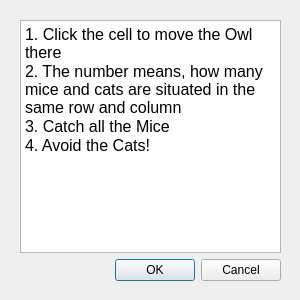
<?xml version="1.0" encoding="UTF-8"?>
<ui version="4.0">
 <class>HowToPlay</class>
 <widget class="QDialog" name="HowToPlay">
  <property name="geometry">
   <rect>
    <x>0</x>
    <y>0</y>
    <width>300</width>
    <height>300</height>
   </rect>
  </property>
  <property name="minimumSize">
   <size>
    <width>300</width>
    <height>300</height>
   </size>
  </property>
  <property name="maximumSize">
   <size>
    <width>300</width>
    <height>300</height>
   </size>
  </property>
  <property name="windowTitle">
   <string>Dialog</string>
  </property>
  <widget class="QWidget" name="">
   <property name="geometry">
    <rect>
     <x>20</x>
     <y>20</y>
     <width>261</width>
     <height>261</height>
    </rect>
   </property>
   <layout class="QVBoxLayout" name="verticalLayout">
    <item>
     <widget class="QTextBrowser" name="textBrowser">
      <property name="minimumSize">
       <size>
        <width>0</width>
        <height>0</height>
       </size>
      </property>
      <property name="maximumSize">
       <size>
        <width>16777215</width>
        <height>16777215</height>
       </size>
      </property>
      <property name="html">
       <string>&lt;!DOCTYPE HTML PUBLIC &quot;-//W3C//DTD HTML 4.0//EN&quot; &quot;http://www.w3.org/TR/REC-html40/strict.dtd&quot;&gt;
&lt;html&gt;&lt;head&gt;&lt;meta name=&quot;qrichtext&quot; content=&quot;1&quot; /&gt;&lt;style type=&quot;text/css&quot;&gt;
p, li { white-space: pre-wrap; }
&lt;/style&gt;&lt;/head&gt;&lt;body style=&quot; font-family:'Sans Serif'; font-size:10pt; font-weight:400; font-style:normal;&quot;&gt;
&lt;p style=&quot; margin-top:0px; margin-bottom:0px; margin-left:0px; margin-right:0px; -qt-block-indent:0; text-indent:0px;&quot;&gt;&lt;span style=&quot; font-size:12pt;&quot;&gt;1. Click the cell to move the Owl there&lt;/span&gt;&lt;/p&gt;
&lt;p style=&quot; margin-top:0px; margin-bottom:0px; margin-left:0px; margin-right:0px; -qt-block-indent:0; text-indent:0px;&quot;&gt;&lt;span style=&quot; font-size:12pt;&quot;&gt;2. The number means, how many mice and cats are situated in the same row and column&lt;/span&gt;&lt;/p&gt;
&lt;p style=&quot; margin-top:0px; margin-bottom:0px; margin-left:0px; margin-right:0px; -qt-block-indent:0; text-indent:0px;&quot;&gt;&lt;span style=&quot; font-size:12pt;&quot;&gt;3. Catch all the Mice&lt;/span&gt;&lt;/p&gt;
&lt;p style=&quot; margin-top:0px; margin-bottom:0px; margin-left:0px; margin-right:0px; -qt-block-indent:0; text-indent:0px;&quot;&gt;&lt;span style=&quot; font-size:12pt;&quot;&gt;4. Avoid the Cats!&lt;/span&gt;&lt;/p&gt;&lt;/body&gt;&lt;/html&gt;</string>
      </property>
     </widget>
    </item>
    <item>
     <widget class="QDialogButtonBox" name="buttonBox">
      <property name="standardButtons">
       <set>QDialogButtonBox::Cancel|QDialogButtonBox::Ok</set>
      </property>
     </widget>
    </item>
   </layout>
  </widget>
 </widget>
 <resources/>
 <connections>
  <connection>
   <sender>buttonBox</sender>
   <signal>rejected()</signal>
   <receiver>HowToPlay</receiver>
   <slot>close()</slot>
   <hints>
    <hint type="sourcelabel">
     <x>150</x>
     <y>263</y>
    </hint>
    <hint type="destinationlabel">
     <x>149</x>
     <y>149</y>
    </hint>
   </hints>
  </connection>
  <connection>
   <sender>buttonBox</sender>
   <signal>accepted()</signal>
   <receiver>HowToPlay</receiver>
   <slot>close()</slot>
   <hints>
    <hint type="sourcelabel">
     <x>150</x>
     <y>263</y>
    </hint>
    <hint type="destinationlabel">
     <x>149</x>
     <y>149</y>
    </hint>
   </hints>
  </connection>
 </connections>
</ui>
